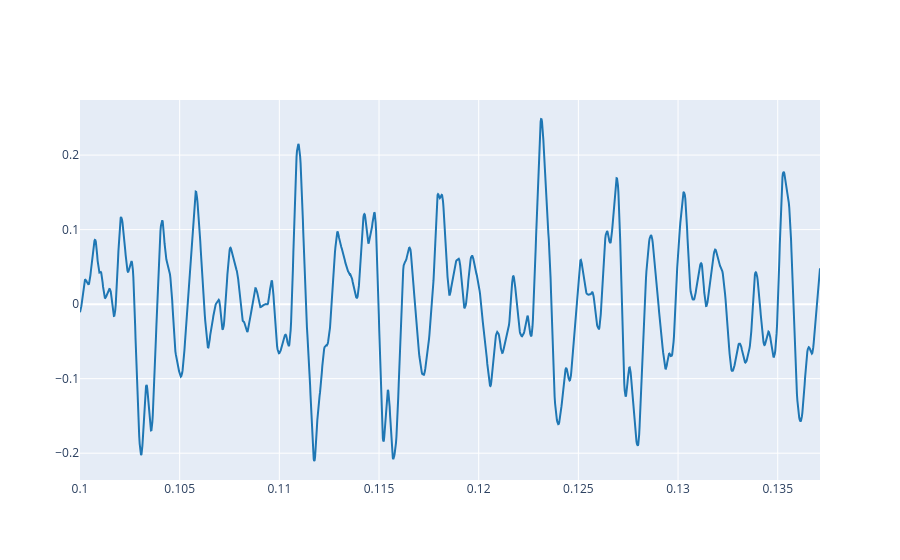
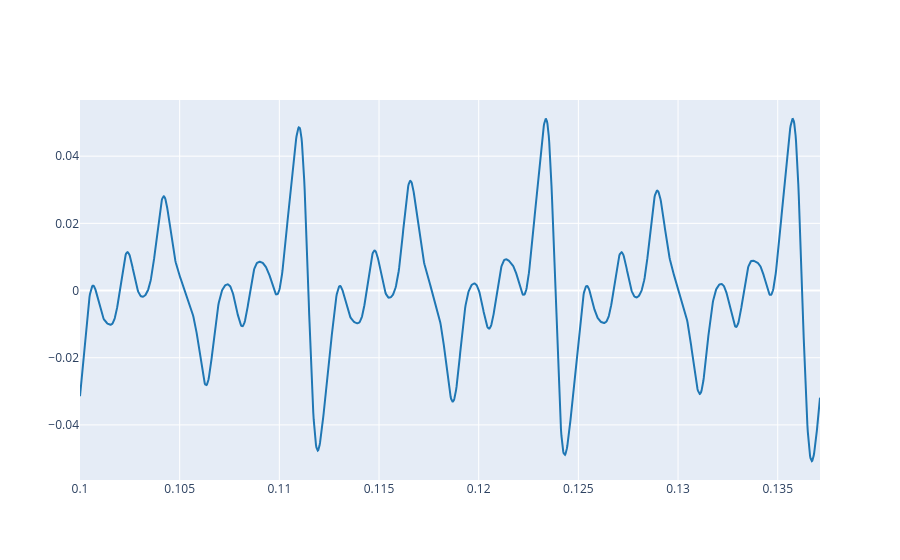

Notebook cell for these charts, in order:
### Markdown cell above
1.2 Plot both reference and synthesised signal.

### Code cell
plot_signals(ref, fs,t_start, t_end)
num_harmonics_to_use = 9
t_full = np.linspace(0, len(ref)/fs, len(ref))
y_full = synthesize(f0, phi, weights, t_full)
y_full_normalized = amplitude_reference_signal * y_full / np.max(np.abs(y_full))
N = 500
env = envelope(ref, N) * 2.4

y_full_normalized*=env

plot_signals(y_full_normalized, fs, t_start, t_end, name='synthesized signal')

display(Audio(y_full_normalized,rate=fs))

### Figure 1 — Plotly figure (JSON) as saved in the notebook; plotly's stock layout.template omitted (floating-point values rounded to 4 significant figures; data arrays with more than 128 entries replaced by an {"elided": "..."} marker saying what was removed)
{"data": [{"line": {"color": "#1f77b4", "shape": "linear"}, "mode": "lines", "name": "audio signal 0", "type": "scatter", "x": {"elided": "1638 float values"}, "y": {"elided": "1638 float values"}}], "layout": {}}

### Figure 2 — Plotly figure (JSON) as saved in the notebook; plotly's stock layout.template omitted (floating-point values rounded to 4 significant figures; data arrays with more than 128 entries replaced by an {"elided": "..."} marker saying what was removed)
{"data": [{"line": {"color": "#1f77b4", "shape": "linear"}, "mode": "lines", "name": "synthesized signal 0", "type": "scatter", "x": {"elided": "1638 float values"}, "y": {"elided": "1638 float values"}}], "layout": {}}
